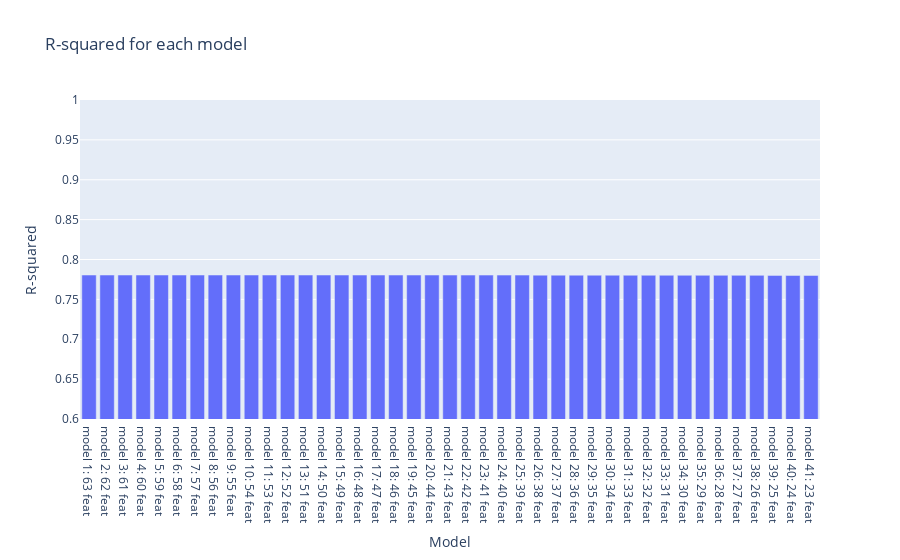

The cell this chart's notebook holds for it:
### Code cell
fig = px.bar(model_results_BE, x='Model', y='R-squared', title='R-squared for each model', barmode='group')
fig.update_layout(yaxis_range=[.6,1])
fig.show()

### Figure 1 — Plotly figure (JSON) as saved in the notebook; plotly's stock layout.template omitted (floating-point values rounded to 4 significant figures)
{"data": [{"alignmentgroup": "True", "hovertemplate": "Model=%{x}<br>R-squared=%{y}<extra></extra>", "legendgroup": "", "marker": {"color": "#636efa", "pattern": {"shape": ""}}, "name": "", "offsetgroup": "", "orientation": "v", "showlegend": false, "textposition": "auto", "type": "bar", "x": ["model 1: 63 feat", "model 2: 62 feat", "model 3: 61 feat", "model 4: 60 feat", "model 5: 59 feat", "model 6: 58 feat", "model 7: 57 feat", "model 8: 56 feat", "model 9: 55 feat", "model 10: 54 feat", "model 11: 53 feat", "model 12: 52 feat", "model 13: 51 feat", "model 14: 50 feat", "model 15: 49 feat", "model 16: 48 feat", "model 17: 47 feat", "model 18: 46 feat", "model 19: 45 feat", "model 20: 44 feat", "model 21: 43 feat", "model 22: 42 feat", "model 23: 41 feat", "model 24: 40 feat", "model 25: 39 feat", "model 26: 38 feat", "model 27: 37 feat", "model 28: 36 feat", "model 29: 35 feat", "model 30: 34 feat", "model 31: 33 feat", "model 32: 32 feat", "model 33: 31 feat", "model 34: 30 feat", "model 35: 29 feat", "model 36: 28 feat", "model 37: 27 feat", "model 38: 26 feat", "model 39: 25 feat", "model 40: 24 feat", "model 41: 23 feat"], "xaxis": "x", "y": [0.7805, 0.7805, 0.7805, 0.7805, 0.7805, 0.7805, 0.7805, 0.7805, 0.7805, 0.7805, 0.7805, 0.7805, 0.7805, 0.7805, 0.7805, 0.7805, 0.7805, 0.7805, 0.7805, 0.7805, 0.7805, 0.7805, 0.7804, 0.7804, 0.7804, 0.7804, 0.7804, 0.7804, 0.7803, 0.7803, 0.7803, 0.7803, 0.7802, 0.7802, 0.7802, 0.7802, 0.7801, 0.7801, 0.7801, 0.78, 0.78], "yaxis": "y"}], "layout": {"barmode": "group", "legend": {"tracegroupgap": 0}, "title": {"text": "R-squared for each model"}, "xaxis": {"anchor": "y", "domain": [0, 1], "title": {"text": "Model"}}, "yaxis": {"anchor": "x", "domain": [0, 1], "range": [0.6, 1], "title": {"text": "R-squared"}}}}
